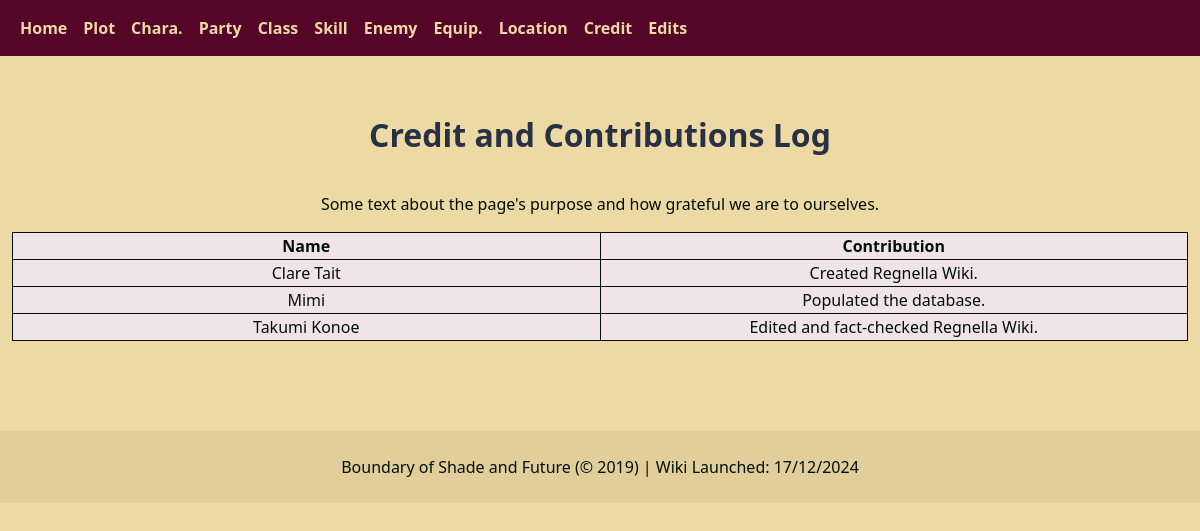
Page /home/credits on the committed database.
### tables this page shows
CREATE TABLE Contributors (Name TEXT (30) NOT NULL, Contribution TEXT (120) NOT NULL);

### app.py (the view)
@app.route('/home/Credits')
@app.route('/home/credits')
def credits():
    return accessCredits()

### python/databaseFunctions.py (called while the page is built)
def openDatabase():
    base = os.path.abspath(os.path.dirname(__name__))
    db_location = base + "\database\RegnellaDB.db"
    database = getattr(g, 'database', None)
    if database is None:
        database = sqlite3.connect(db_location)
        g.database = database
    return database

def accessCredits():
    db = openDatabase()
    dbc = db.cursor()
    dataName = []
    dataContributor = []
    sql = "SELECT * FROM contributors"
    for row in db.cursor().execute(sql):
        stringy = str(row[0])
        stringy = stringFormat(stringy)
        dataName.append(stringy)
        stringy = str(row[1])
        stringy = stringFormat(stringy)
        dataContributor.append(stringy)
    print(dataName)
    print("\n")
    print(dataContributor)
    print("\n")
    isNull = (dataName == [])
    print(isNull)
    print("\n")
    if isNull:
        return accessPageNotFound()
    else:
        db.close()
        return render_template('PageHTML/creditAndContributions.html', items=dataName, items2=dataContributor)

def stringFormat(stringy):
    stringy = stringy.replace("(", "")
    stringy = stringy.replace(")", "")
    stringy = stringy.replace("'", "")
    stringy = stringy.replace('"', '')
    stringy = stringy.replace(",", "")
    print(stringy)
    stringy = stringy.replace("<br>", "\n")
    print(stringy)
    return stringy

### templates/PageHTML/creditAndContributions.html (shortened to what this page needs)
{% extends '/TemplateHTML/CreditContributionPage.html' %}
{% block header %}
    <h2 class="pageTitle">Credit and Contributions Log</h2>
    <p>
    Some text about the page's purpose and how grateful we are to ourselves.
    </p>
{% endblock header %}
{% block content %}
    <table class="bodyTable">
        <tr>
            <th class="bodyRow">Name</th>
            <th class="bodyRow">Contribution</th>
        </tr>
        {% for i in items %}
            {% set item1 = items[loop.index-1] %}
            {% set item2 = items2[loop.index-1] %}
            <tr>
                <td class="bodyRow"> {{ item1 }} </td>
                <td class="bodyRow">  {{ item2 }} </td>
            </tr>
        {% endfor %}
    </table>
{% endblock content %}

### static/css/styles/globalStyle.css (style rules this page uses)
body { background-color: #EDD9A3 !important; color: #00100B !important; text-align: center !important; }
.pageTitle { color: #283044 !important; padding-top: 60px !important; padding-bottom: 30px !important; font-weight: bold !important; }
.bodyTable { margin: 0 auto !important; color: #00100B !important; background-color: #F1E4E8 !important; border: 1px groove #00100B !important; border-collapse: collapse !important; }
.bodyRow { text-align: center !important;; width: 20% !important;; border: 1px groove #00100B !important; border-collapse: collapse !important; }

### rows in the picture
Contributors: Name "Clare Tait", Contribution "Created Regnella Wiki."
Contributors: Name "Mimi", Contribution "Populated the database."
Contributors: Name "Takumi Konoe", Contribution "Edited and fact-checked Regnella Wiki."
